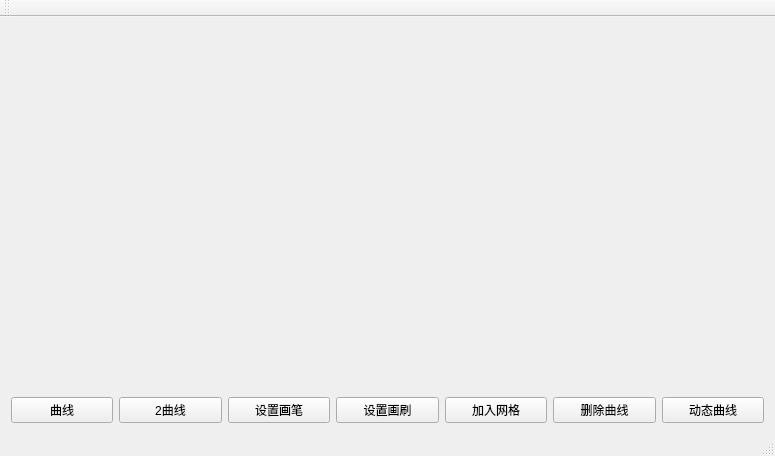
<?xml version="1.0" encoding="UTF-8"?>
<ui version="4.0">
 <class>MainWindow</class>
 <widget class="QMainWindow" name="MainWindow">
  <property name="geometry">
   <rect>
    <x>0</x>
    <y>0</y>
    <width>775</width>
    <height>456</height>
   </rect>
  </property>
  <property name="windowTitle">
   <string>MainWindow</string>
  </property>
  <widget class="QWidget" name="centralWidget">
   <layout class="QGridLayout" name="gridLayout">
    <item row="0" column="0" colspan="7">
     <widget class="QwtPlot" name="qwtPlot"/>
    </item>
    <item row="1" column="0">
     <widget class="QPushButton" name="QuXianButton">
      <property name="text">
       <string>曲线</string>
      </property>
     </widget>
    </item>
    <item row="1" column="1">
     <widget class="QPushButton" name="QuXian2Button">
      <property name="text">
       <string>2曲线</string>
      </property>
     </widget>
    </item>
    <item row="1" column="2">
     <widget class="QPushButton" name="pushButton_3">
      <property name="text">
       <string>设置画笔</string>
      </property>
     </widget>
    </item>
    <item row="1" column="3">
     <widget class="QPushButton" name="BrushButton">
      <property name="text">
       <string>设置画刷</string>
      </property>
     </widget>
    </item>
    <item row="1" column="4">
     <widget class="QPushButton" name="GridButton">
      <property name="text">
       <string>加入网格</string>
      </property>
     </widget>
    </item>
    <item row="1" column="5">
     <widget class="QPushButton" name="DeleteButton">
      <property name="text">
       <string>删除曲线</string>
      </property>
     </widget>
    </item>
    <item row="1" column="6">
     <widget class="QPushButton" name="DontTaiButton">
      <property name="text">
       <string>动态曲线</string>
      </property>
     </widget>
    </item>
   </layout>
  </widget>
  <widget class="QMenuBar" name="menuBar">
   <property name="geometry">
    <rect>
     <x>0</x>
     <y>0</y>
     <width>775</width>
     <height>19</height>
    </rect>
   </property>
  </widget>
  <widget class="QToolBar" name="mainToolBar">
   <attribute name="toolBarArea">
    <enum>TopToolBarArea</enum>
   </attribute>
   <attribute name="toolBarBreak">
    <bool>false</bool>
   </attribute>
  </widget>
  <widget class="QStatusBar" name="statusBar"/>
 </widget>
 <layoutdefault spacing="6" margin="11"/>
 <customwidgets>
  <customwidget>
   <class>QwtPlot</class>
   <extends>QFrame</extends>
   <header>qwt_plot.h</header>
   <container>1</container>
  </customwidget>
 </customwidgets>
 <resources/>
 <connections/>
</ui>
